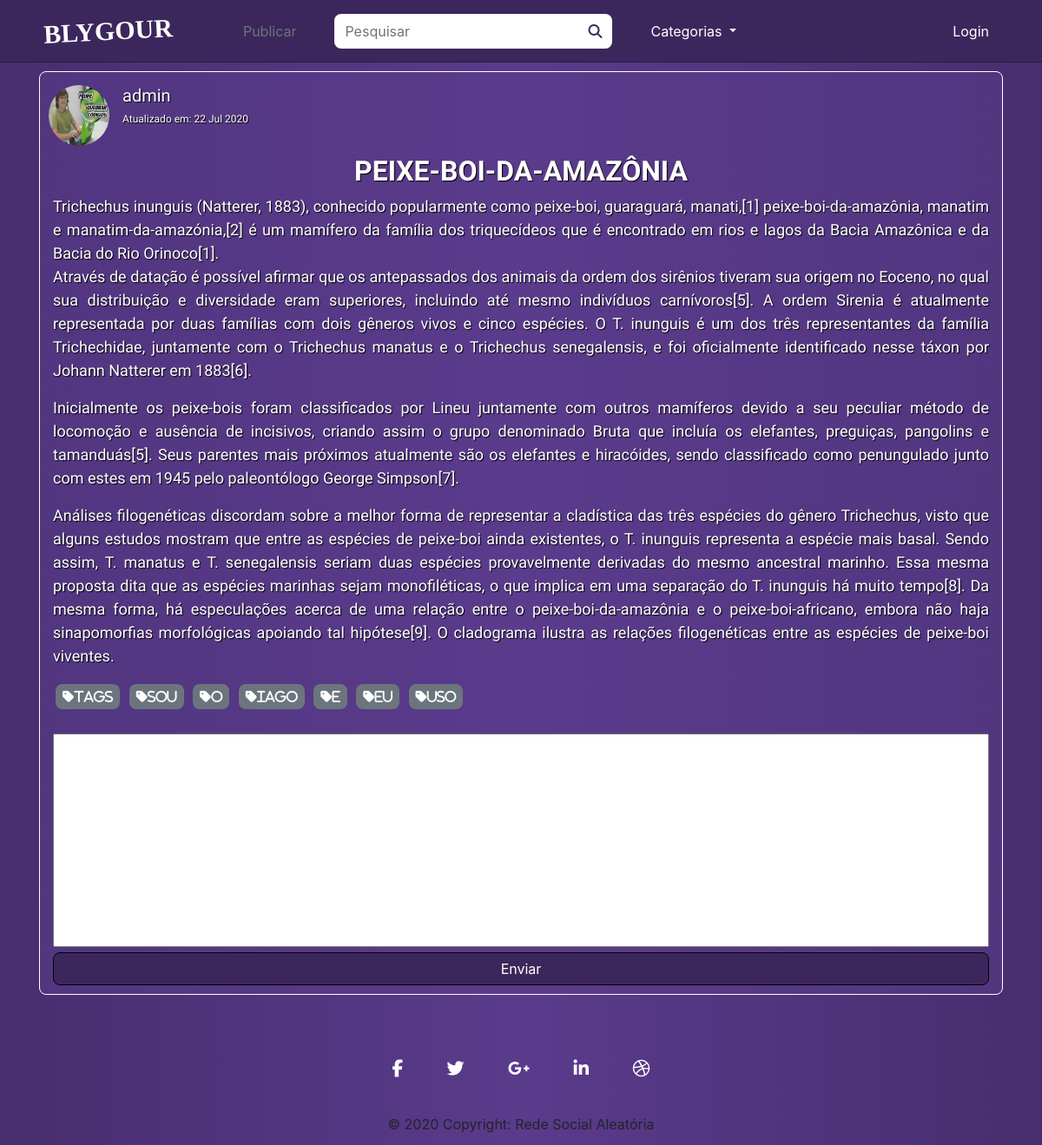
/47, run on an earlier commit of the app's database.
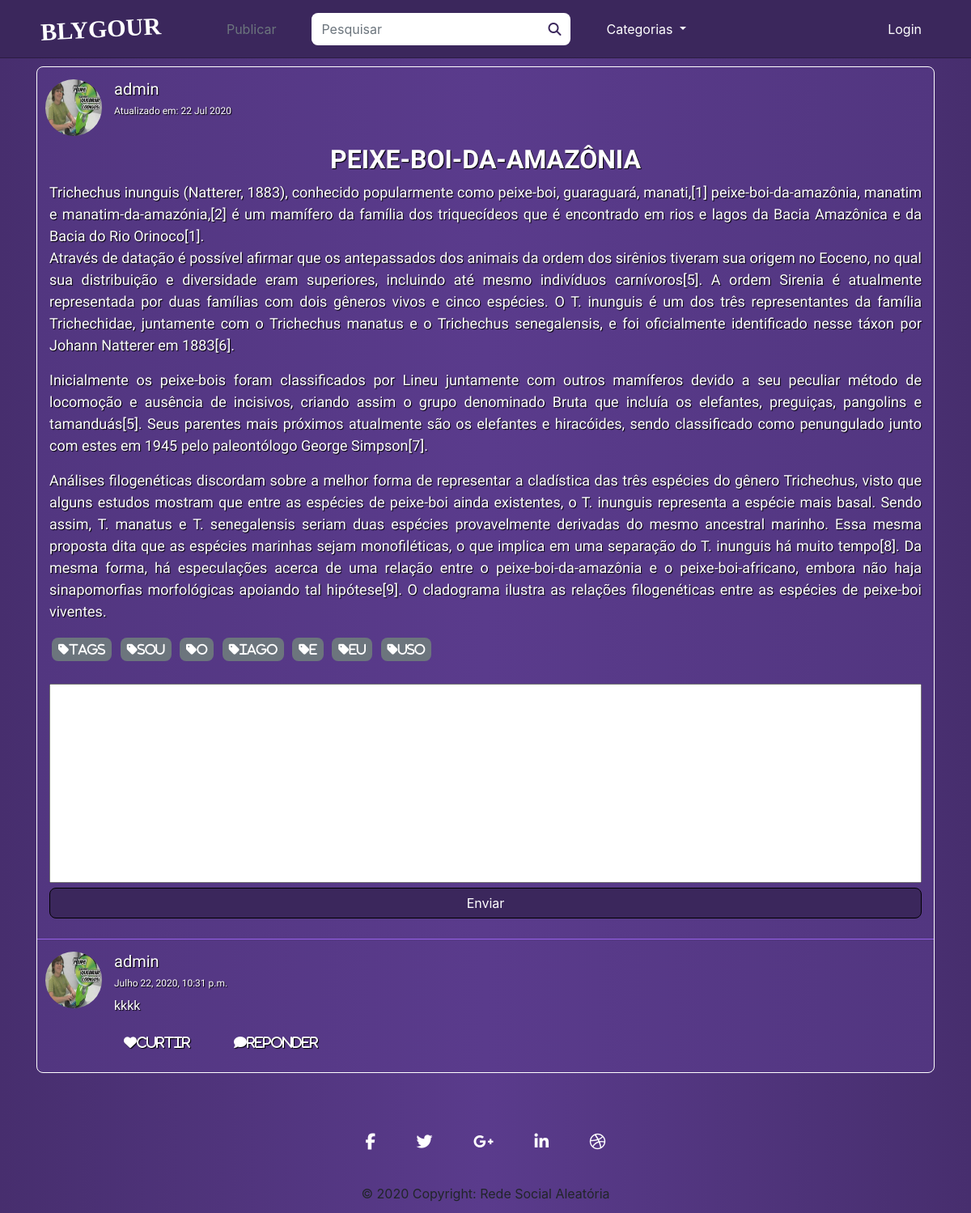
And on a later commit of the database.
### posts/models.py (models this page shows, shortened)
class Post(models.Model):
    title = models.CharField('Título', max_length=100)
    text = models.TextField('Texto da Postagem')
    user = models.ForeignKey(get_user_model(), on_delete=models.CASCADE, null=True, blank=True)
    image = models.ImageField(upload_to = get_file_path, verbose_name='Imagem', null=True, blank=True)
    tags = TaggableManager(help_text="Suas tags")
    created_at = models.DateTimeField('Criado em :', auto_now_add = True)
    updated_at = models.DateTimeField('Modificado em :', auto_now = True)
    class Meta:
        verbose_name = 'Postagem'
        verbose_name_plural = 'Postagens'
        ordering = ['text']

class Comments(models.Model):
    user = models.ForeignKey(get_user_model(), verbose_name='Usuário', on_delete=models.CASCADE)
    post = models.ForeignKey(Post, verbose_name='Post', on_delete=models.CASCADE)
    comment = models.TextField('Texto da Postagem')
    created_at = models.DateTimeField('Criado em :', auto_now_add = True)
    updated_at = models.DateTimeField('Modificado em :', auto_now = True)
    class Meta:
        verbose_name = 'Comentário'
        verbose_name_plural = 'Comentários'
        ordering = ['created_at']

### users/models.py (models this page shows, shortened)
class User(AbstractUser, PermissionsMixin):
    username = models.CharField('Nome do usuário', max_length=30, unique=True)
    email = models.EmailField('Email', unique=True)
    profile_picture = models.ImageField(upload_to = get_file_path, verbose_name='Imagem', null=True, blank=True)
    is_active = models.BooleanField('Está Ativo?', blank=True, default=True)
    is_staff = models.BooleanField('É da equipe?', blank=True, default=False)
    is_superuser = models.BooleanField('É super Usuário?', blank=True, default=False)
    date_joined = models.DateField('Data de Entrada', auto_now_add=True)
    first_name = None
    last_name = None
    objects = UserManager()
    USERNAME_FIELD = 'username'
    REQUIRED_FIELDS = ['email']
    def __str__(self):
        return self.username
    class Meta:
        verbose_name = 'Usuário'
        verbose_name_plural = 'Usuários'

### posts/views.py (the view)
# urls.py: path('<int:id>', views.viewPost, name='posts-view'),
def viewPost(request, id):
    template_name = 'posts/details.html'
    post = get_object_or_404(Post, pk=id)
    comments = Comments.objects.all().order_by('-created_at').filter(post = post)
    if request.method == 'POST':
        form = CommentsForm(request.POST or None)
        if form.is_valid():
            comment = form.save(commit = False)
            comment.user = request.user
            comment.post = post
            comment.save()
            messages.success(request, 'Comentário enviado com Sucesso')
            return redirect('posts:posts-view', id=post.id)
    else:
        form = CommentsForm(request.POST)
        context = {
            'post': post,
            'comments': comments,
            'form': form,
        }
        return render(request, template_name, context)

### posts/forms.py
class CommentsForm(forms.ModelForm):
    widgets = {
            'text': forms.Textarea(attrs={
                'class': 'form-control',
                'placeholder': 'Digite aqui o seu comentário',
            }),
        }
    class Meta:
        model = Comments
        fields = ('comment',)

### posts/templates/posts/details.html (shortened to what this page needs)
{% extends 'posts/index.html' %}
{% load static %}
{% load crispy_forms_tags %}
{% block styles %}
    <link rel="stylesheet" href="{% static 'css/add-post.css' %}">
{% endblock styles %}
{% block content %}
    <div class="container view-posts">
        {% block user_informations %}
            {{ block.super }}
        {% endblock user_informations %}
        <div class="row title">
            <div class="col-12">
                <h2>
                    <strong>{{ post.title|upper }}</strong>
                </h2>
            </div>
        </div>
        <div class="row post">
            <div class="col-12">
                {{ post.text|linebreaks }}
                {% for tag in post.tags.all %}
                    <a href="{% url 'posts:index_tagged' tag %}" class="tags">
                        <button type="button" class="btn btn-secondary btn-sm button-tags">
                            <i class="fa fa-tag tags-text">{{ tag }}</i>
                        </button>
                    </a>
                {% endfor %}
            </div>
        </div>
        <div class="row">
            <div class="col-12">
                <form method="POST" enctype="multipart/form-data">
                    <div class="field">
                        {{ form.comment }}
                    </div>
                    <input type="submit" class="btn btn-block btn-comment" value="Enviar">
                </form>
            </div>
        </div>
        {% for comment in comments %}
            <div class="row user comments">
                <div>
                    <a href="{% url 'posts:profile_user' comment.user.username %}" class='user'>
                        {% if comment.user.profile_picture %}
                            <img class='user-picture' src="/media/{{ comment.user.profile_picture }}" alt="Profile Picture {{ post.user }}">
                        {% else %}
                            <img class='user-picture' src="/media/profiles/avatar.png" alt="Default profile picture">
                        {% endif %}
                    </div>
                    <div class="col">
                        <h5>
                            {{ comment.user }}</a>
                    </h5>
                <h6 class="data-update">{{ comment.updated_at }}</h6>
                <p>{{ comment.comment }}</p>
                <h5>
                    <a class="btn">
                        <i class="fas fa-heart">Curtir</i>
                    </a>
                    <a class="btn" onclick="AparecerResposta('{{ comment.id }}')">
                        <i class="fas fa-comment">Reponder</i>
                    </a>
                </h5>
            </div>
        </div>
    {% endfor %}
</div>
{% endblock content %}

### posts/templates/posts/index.html (shortened to what this page needs)
{% extends 'base.html' %}
{% load static %}
{% block content %}
    {% for post in posts %}
            {% block user_informations %}
                <div class="row user">
                    <div>
                        <a href="{% url 'posts:profile_user' post.user.username %}" class='user'>
                            {% if post.user.profile_picture %}
                                <img class='user-picture' src="/media/{{ post.user.profile_picture }}" alt="Profile Picture {{ post.user }}">
                            {% else %}
                                <img class='user-picture' src="/media/profiles/avatar.png" alt="Default profile picture">
                            {% endif %}
                        </a>
                    </div>
                    <div class="col">
                        <h5>
                            <a href="{% url 'posts:profile_user' post.user.username %}" class='user'>{{ post.user }}</a>
                        </h5>
                        <h6 class="data-update">Atualizado em:
                            {{ post.updated_at|date:"d M Y" }}</h6>
                    </div>
                </div>
            {% endblock user_informations %}
    {% endfor %}
{% endblock content %}
{% block pagination %}
    {{ block.super }}
{% endblock pagination %}

### posts/templates/base.html (shortened to what this page needs)
{% load static %}
<!DOCTYPE html>
<html lang="pt_br">
    <head>
        <link rel="stylesheet" href="https://stackpath.bootstrapcdn.com/bootstrap/4.5.0/css/bootstrap.min.css">
        <link rel="stylesheet" href="{% static 'css/style.css' %}">
        {% block styles %}{% endblock styles %}
        <link rel="stylesheet" href="{% static 'css/responsive.css' %}">
    </head>
    <body>
        <nav class="navbar navbar-expand-lg">
            <div class="container">
                <a class="navbar-nav blygour" href="{% url 'posts:posts-list' %}">BLYGOUR</a>
                <div class="collapse navbar-collapse" id="navbarSupportedContent">
                    <ul class="navbar-nav mr-auto">
                        {% if user.is_authenticated%}
                            <li class="nav-item button-post">
                                <a class="nav-link" href="{% url 'posts:add-post' %}">Publicar</a>
                            </li>
                        {% else %}
                            <li class="nav-item">
                                <a class="nav-link disabled" href="#" tabindex="-1" aria-disabled="true">Publicar</a>
                            </li>
                        {% endif %}
                        <form action="{% url 'posts:posts-list' %}" class="form-inline my-2 my-lg-0 form-search" method='GET'>
                            <input class="form-control mr-sm-2" type="search" placeholder="Pesquisar" aria-label="Titulo " id="search-input" ,="," name="search" value="{{ request.GET.search }}">
                            <button class="btn button-search search-button" type="submit">
                                <i class="fas fa-search" id="search-icon"></i>
                            </button>
                        </form>
                        <li class="nav-item dropdown">
                            <a class="nav-link dropdown-toggle" href="#" id="navbarDropdown" role="button" data-toggle="dropdown" aria-haspopup="true" aria-expanded="false">
                                Categorias
                            </a>
                        </li>
                    </ul>
                    <ul class="navbar-nav mr-2">
                        {% if user.is_authenticated%}
                            <li class="nav-item dropdown">
                                <a class="nav-link dropdown-toggle" href="#" id="navbarDropdown" role="button" data-toggle="dropdown" aria-haspopup="true" aria-expanded="false">
                                    {% if user.profile_picture %}
                                        <img class='user-picture' src="/media/{{ request.user.profile_picture }}" alt="Profile Picture {{ request.user }}">
                                        <span class="dropdown-perfil">{{ request.user }}</span>
                                    {% else %}
                                        <img class='user-picture' src="/media/profiles/avatar.png" alt="Default profile picture">
                                        <span class="dropdown-perfil">{{ request.user }}</span>
                                    {% endif %}
                                </a>
                                <div class="dropdown-menu user" aria-labelledby="navbarDropdown">
                                    <a class="dropdown-item" href="{% url 'posts:profile_user' user.username %}">Meu Perfil</a>
                                    <a class="dropdown-item" href="{% url 'users:edit_account' %}">Configurações</a>
                                    <div class="dropdown-divider"></div>
                                    <a class="dropdown-item" href="{% url 'logout' %}">Sair</a>
                                </div>
                            </li>
                        {% else %}
                            <li class="nav-item">
                                <a class="nav-link" href="{% url 'login' %}">Login</a>
                            </li>
                        {% endif %}
                    </ul>
                </div>
            </div>
        </nav>
        <div class="container conteudo">
            {% block content %}{% endblock content %}
            {% block pagination %}
                <nav class='pages'>
                </nav>
            {% endblock pagination %}
        </div>
        <footer class="page-footer font-small special-color-dark pt-4">
            <div class="container">
                <ul class="list-unstyled list-inline text-center">
                    <li class="list-inline-item">
                        <a class="btn-floating btn-fb mx-1 fa-lg" href='#'>
                            <i class="fab fa-facebook-f"></i>
                        </a>
                    </li>
                    <li class="list-inline-item">
                        <a class="btn-floating btn-tw mx-1 fa-lg" href='#'>
                            <i class="fab fa-twitter"></i>
                        </a>
                    </li>
                    <li class="list-inline-item">
                        <a class="btn-floating btn-gplus mx-1 fa-lg" href='#'>
                            <i class="fab fa-google-plus-g"></i>
                        </a>
                    </li>
                    <li class="list-inline-item">
                        <a class="btn-floating btn-li mx-1 fa-lg" href='#'>
                            <i class="fab fa-linkedin-in"></i>
                        </a>
                    </li>
                    <li class="list-inline-item">
                        <a class="btn-floating btn-dribbble mx-1 fa-lg" href='#'>
                            <i class="fab fa-dribbble"></i>
                        </a>
                    </li>
                </ul>
            </div>
            <div class="footer-copyright text-center py-3">© 2020 Copyright:
                <a>
                    Rede Social Aleatória</a>
            </div>
        </footer>
    </body>
</html>

### posts/static/css/style.css (style rules this page uses)
:root { --roxo-principal: #3B275C; --roxo-escuro: #241838; --roxo-claro: #5A3B8C; }
body { background-image: linear-gradient(to right, #472E6E, #5A3B8C, #472E6E); }
h1, h2, h3, h4, h5, h6, p { color: white; font-family: 'Public Sans', sans-serif; text-shadow: 1px 1px 1px black; }
a, a:hover, a:focus { text-decoration: none; }
input, input:hover, input:focus, .btn, .btn:hover, .btn:focus, .form-control, .form-control:hover, .form-control:focus { box-shadow: none; border: none; outline: none; border-radius: 8px; }
.navbar.navbar-expand-lg { background-color: var(--roxo-principal); border-bottom: 1px solid #2B1C42; }
.form-search { border-radius: 8px; background-color: white; }
.search-button { color: var(--roxo-principal); }
.navbar-nav.mr-auto li, .navbar-nav.mr-auto form { margin: 0 18px; }
.navbar.navbar-expand-lg .navbar-nav.blygour { font-family: Georgia, 'Times New Roman', Times, serif; transform: rotate(-3deg); font-size: 30px; font-weight: bold; padding: 5px; margin-right: 50px; }
.navbar a { color: white; }
.conteudo { margin-top: 10px; }
.conteudo .view-posts { background-image: linear-gradient(to right, #523680, #5A3B8C, #523680); border-radius: 8px; }
.text-center { margin-top: 10px; }
.view-posts { border: 1px solid white; margin-top: 5px; }
.row.user { margin-bottom: 10px; margin-top: 15px; }
.row.user img.user-picture { height: 70px; width: 70px; border-radius: 50vh; margin-left: 10px; }
a.user { color: white; }
.data-update { font-size: 12px; }
.btn-comment { margin-bottom: 10px; }
.row.user.comments { border-top: 1px solid #9761E8; padding-top: 15px; color: white; text-shadow: 1px 1px 1px black; }
.comments-actions i, .comments i { justify-content: center; margin-right: 25px; }
.view-posts .title { text-align: center; overflow-wrap: break-word; }
.view-posts .post { margin-bottom: 10px; box-shadow: none; }
.view-posts .post p { font-size: max(18px, 0.8vw); overflow-wrap: break-word; text-align: justify; }
.tags-text { font-size: 15px; word-break: break-all; }
.button-tags { margin: 3px; }
nav.pages { margin-top: 15px; display: flex; align-items: center; justify-content: center; }
textarea { width: 100%; }
.list-inline-item a { padding: 5px; transition: 0.8s ease; border-radius: 8px; }
.list-inline-item i { color: white; margin: 10px; -webkit-transition: 0.5s ease-in; -moz-transition: 0.5s ease-in; -o-transition: 0.5s ease-in; transition: 0.5s ease-in; }

### posts/static/css/add-post.css (style rules this page uses)
textarea { margin-top: 15px; resize: none; }
input[type='submit'] { background-color: var(--roxo-principal); border: 1px solid black; color: white; }

What changed in the data, as far as the page shows it:
added Comments: user.profile_picture (picture), user "admin", updated_at "Julho 22, 2020, 10:31 p.m.", comment "kkkk"
